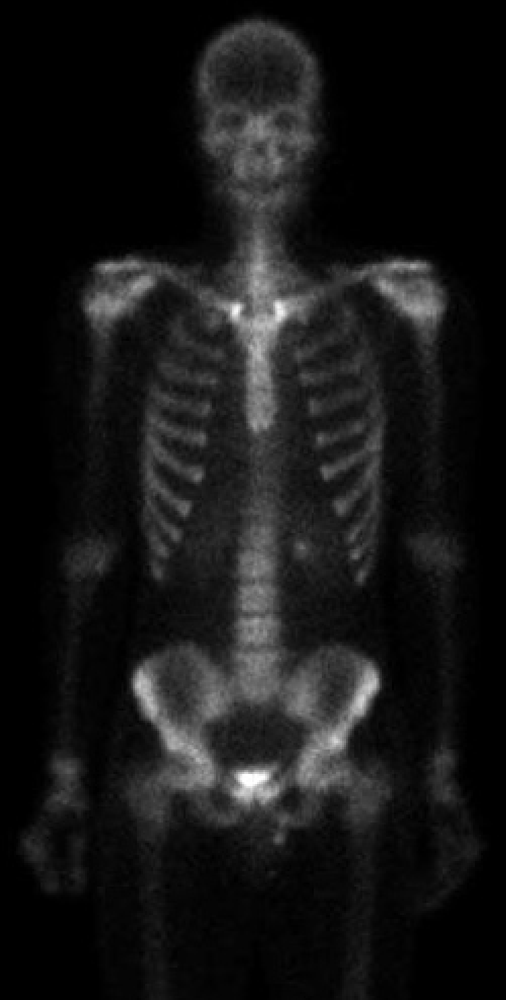
#> input picture lab-20250428T074251Z-001/lab/Skeleton 750x1482.tif, 506 x 1000 px, shrunk from 750 x 1482 before the run
$ python 1c.py
#> lines starting #> are read from the running program, lines starting #| are printed output that depends on the picture; after the words box and inside, x2 and y2 are one past the last pixel; in counts of white or black regions, pixels touching at a corner belong together
#Task 1 - Resolution, Histogram & Thresholding
#Task 1(c): Take a grayscale image of size 512x512,
#illustrate the Histogram of the image &
#make Single Threshold Segmentation observed from the histogram
#Importing the Libraries
import cv2
import numpy as np
import matplotlib.pyplot as plt
#Function for generating Histogram
def generate_histogram(image,d):
    gray_levels_count = np.zeros(256)
    height, width = image.shape

    for r in range (width):
        for c in range(height):
            gray_levels_count[image[c, r]] += 1

    plt.subplot(2, 2, d)
    plt.bar(range(256), gray_levels_count, width = 1.0, color = "gray")
    plt.title(f"Histogram ")
    #plt.show()
#Loading the Original Image
original_images = cv2.imread("./Skeleton 750x1482.tif", cv2.IMREAD_GRAYSCALE)
#> original_images is the input picture: shape (1000, 506); min 0, max 255, mean 22.5
plt.subplot(2, 2, 1)
plt.imshow(cv2.cvtColor(original_images, cv2.COLOR_BGR2RGB))
plt.title(f"original image")
generate_histogram(original_images, 2)
#Making Single Threshold Segmentation observed from the Histogram
threshold_intensity = 27
segmented_image = np.where(original_images < threshold_intensity, 0, 255)
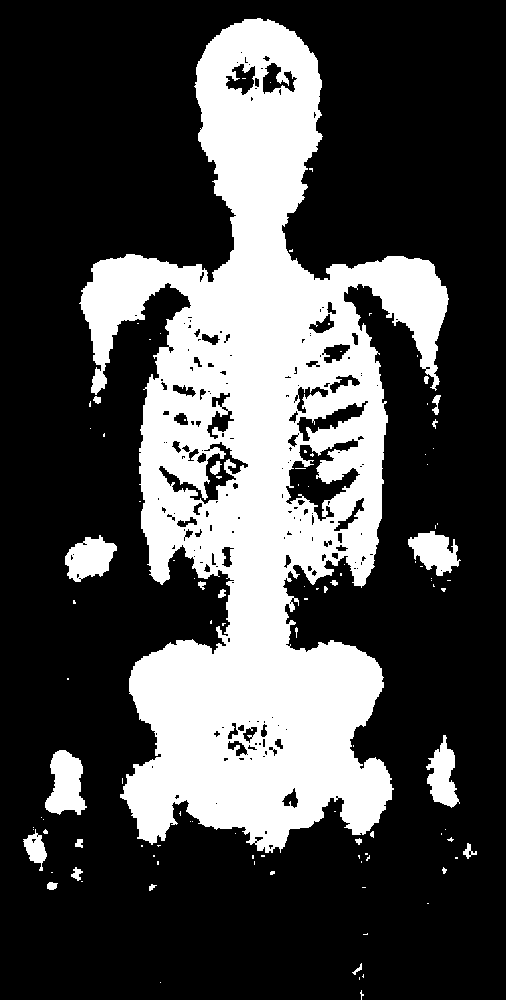
#> segmented_image: shape (1000, 506) int64; 29% white; 108 white regions (84 under 20 px), largest, box (x1, y1, x2, y2) and area: (79, 18, 449, 853) 138967, (45, 750, 87, 815) 1809, (65, 535, 117, 582) 1553
segmented_image = np.uint8(segmented_image)
plt.subplot(2, 2, 3)
plt.imshow(cv2.cvtColor(segmented_image, cv2.COLOR_BGR2RGB))
plt.title("The Segmented Image")

#Showing the Histogram of the Segmented Image
generate_histogram(segmented_image,4)
plt.show()
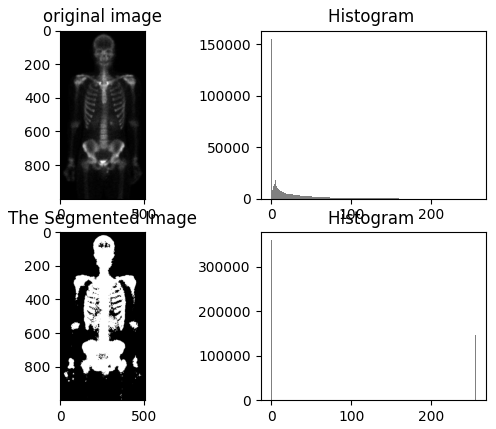
#> figure drawn by matplotlib, 4 panels; panel 2: tallest bar 155555 high, from x = -0.5 to 0.5; panel 4: tallest bar 359147 high, from x = -0.5 to 0.5
